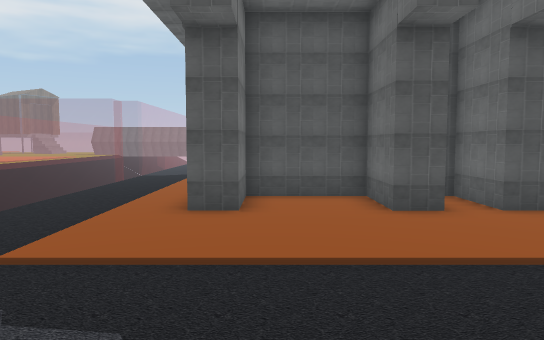
[1] (above)

24 first-person views from a walk through a 3-D level made in the Unity game engine. The camera is 1.4 m above the floor, tilts 4° down and sees 70° across. The floor is counted in squares, 1 m on a side. Each view is taken from the middle of a square. On the plan, view 1 faces up. The plan holds only what a view shows up to about 16 squares ahead; the rest is blank. The place goes on beyond the plan. The player is left out. Some animated figures are not drawn. Some surface patterns are stand-ins.

[2]
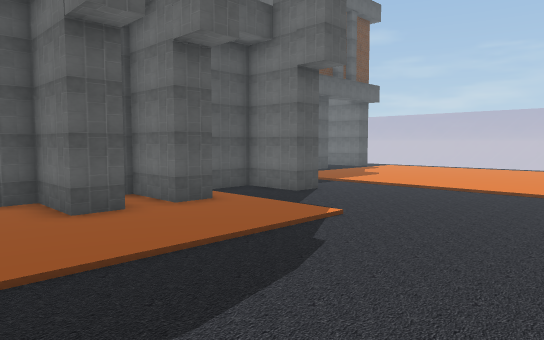

[3]
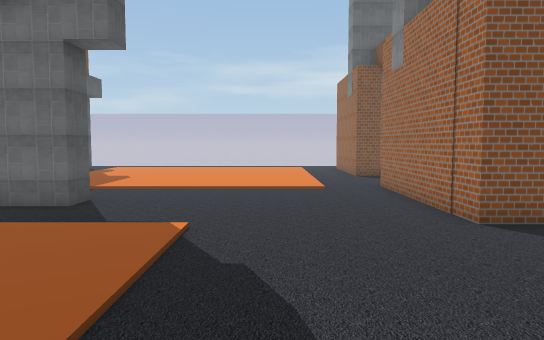

[4]
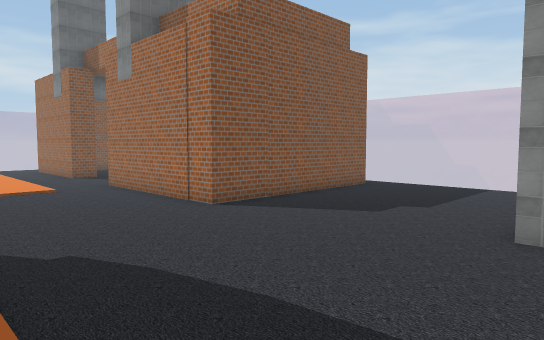

[5]
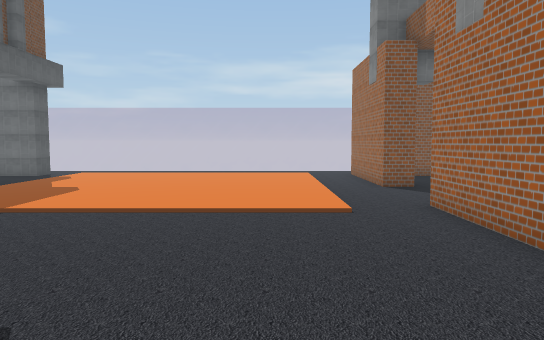

[6]
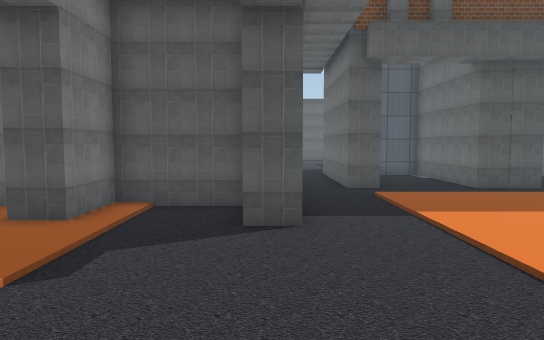

[7]
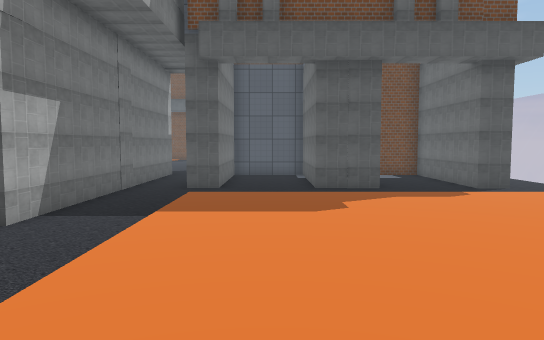

[8]
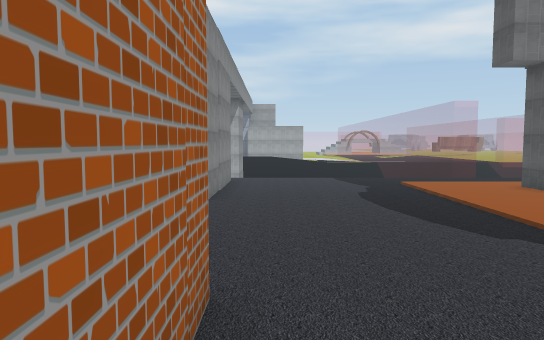

[9]
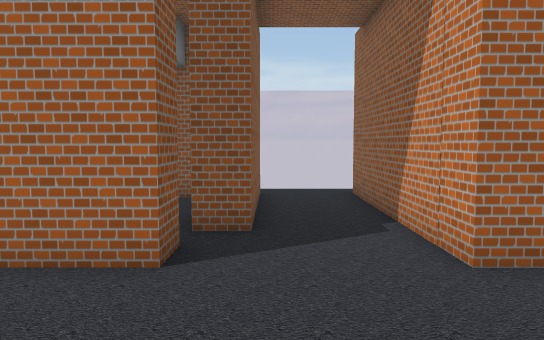

[10]
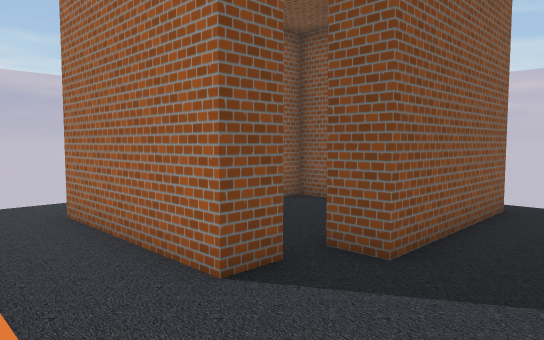

[11]
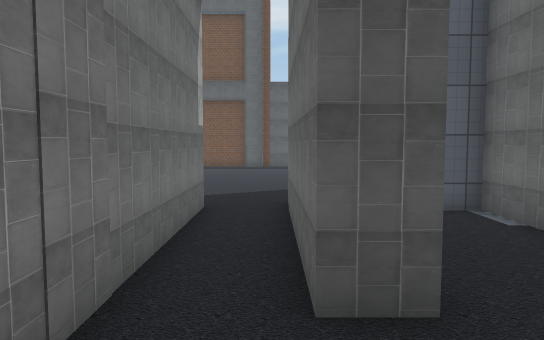

[12]
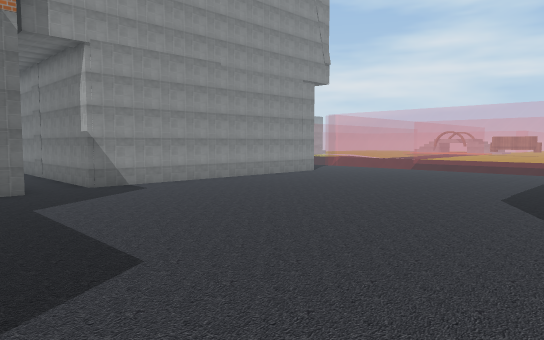

[13]
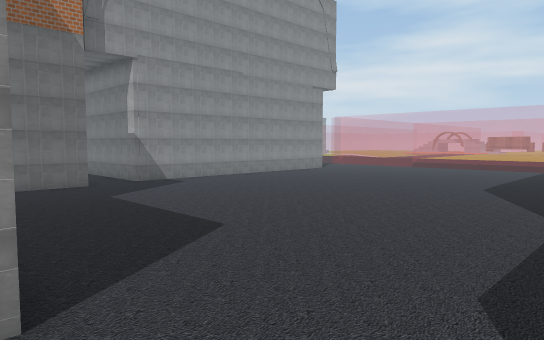

[14]
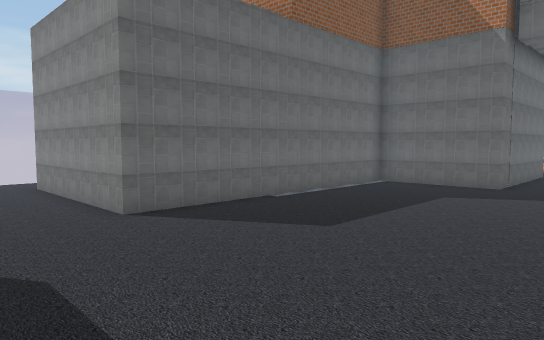

[15]
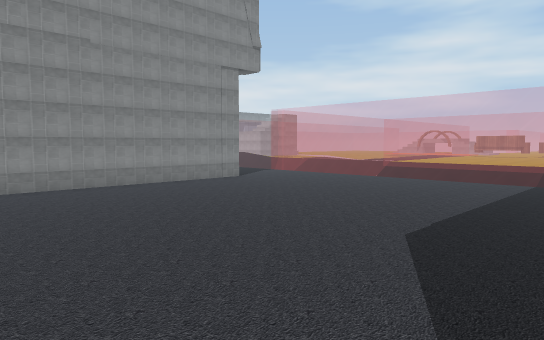

[16]
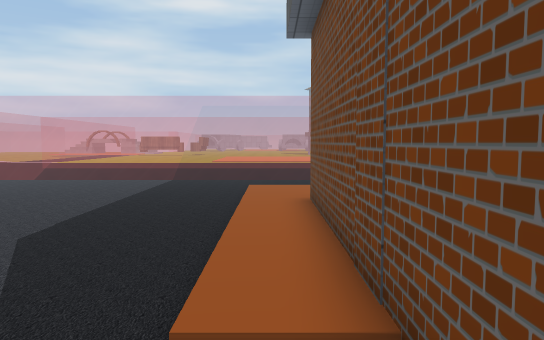

[17]
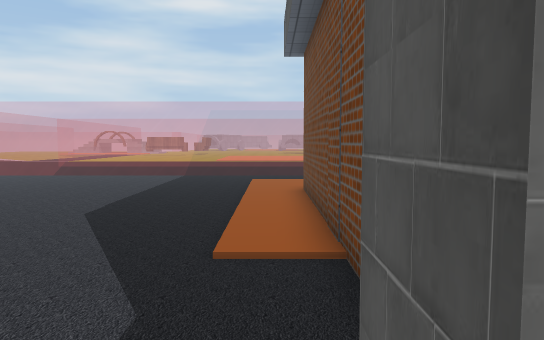

[18]
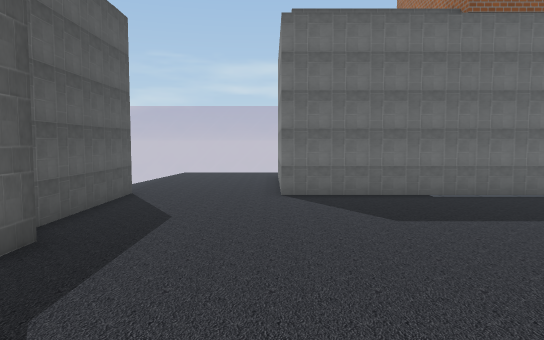

[19]
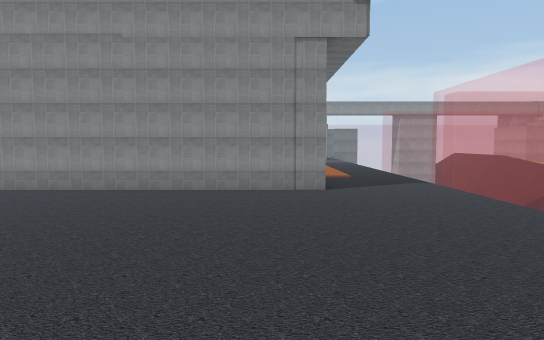

[20]
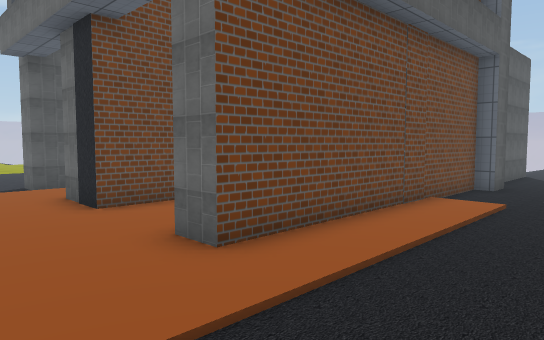

[21]
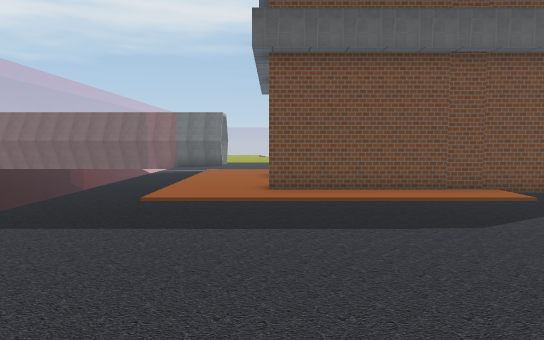

[22]
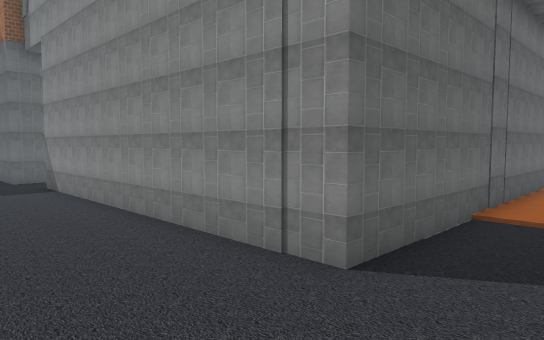

[23]
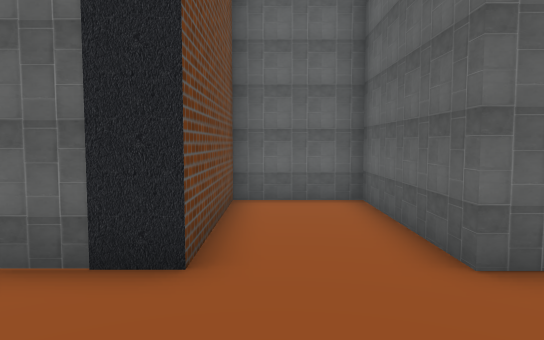

[24]
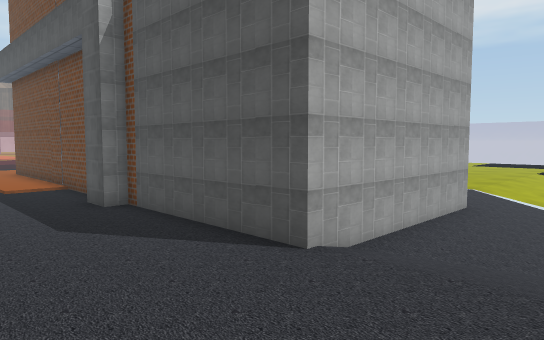

### Floor plan
Key: @ floor where view 1 was taken; # wall or solid block; . main floor; - floor 0.5 m lower than the main floor; : floor 4.75 m higher than the main floor; / step, stairs or slope; = window, fence, low wall or low ledge; ≈ water the walk keeps out of.
Columns run from 7 left of view 1 to 21 right of it. Each row starts with its distance up from view 1.
 38  =.....#               #-
 37  =.....######          #-/
 36  =..........#          #-/
 35  =..........#          #-/
 34  =.....######          #////
 33  =.....#################.....
 32  =...........................
 31  =...........................
 30  =...........................
 29  =...........................
 28  =.....................######
 27  =.....................#
 26  =.....................#
 25  =.....................#
 24  =.....................#
 23  =.....................#
 22  =.....................#
 21  =.....................#
 20  =.....................#
 19  =.................#####
 18  =....###########..#  ##
 17  =....#         #..#...#  ..#
 16 ==....#         #..#...# ...#
 15   ....#         #..#...# ...#
 14   ....#         #..#...# ...#
 13   ....#         #......##...#
 12   ....#         #............
 11   ....#         #............
 10   ....###########...........
  9  ≈....#...#.#...#...........
  8  =....#...#.#...#...........
  7   ..........................
  6   ..........................
  5   ..........................
  4   ..........................
  3   ..........................
  2   ..........................
  1   ...........................
  0   .....@.....................
 -1   ............######....#####
 -2        :......#    #......
 -3         ......#    #...#...
 -4         ......#    #...#...
 -5         ......#    #...#....
 -6         ......#    #...#....#
 -7          .....#    #...######
 -8          ......     ...
 -9           =====     ===
-10           ====      ===

Where each view was taken, in squares from view 1:
view 1: 0 up, 0 right, facing up
view 2: 0 up, 0 right, facing up-right
view 3: 3 up, 0 right, facing right
view 4: 5 up, 1 left, facing down-right
view 5: 3 up, 4 right, facing right
view 6: 1 up, 9 right, facing up
view 7: 1 up, 14 right, facing up
view 8: 0 up, 10 right, facing left
view 9: 4 up, 15 right, facing down
view 10: 2 up, 13 right, facing down-right
view 11: 10 up, 11 right, facing up
view 12: 31 up, 14 right, facing down-left
view 13: 32 up, 16 right, facing down-left
view 14: 32 up, 8 right, facing down-right
view 15: 31 up, 9 right, facing down-left
view 16: 32 up, 9 right, facing left
view 17: 32 up, 11 right, facing left
view 18: 29 up, 5 right, facing right
view 19: 30 up, 0 right, facing down
view 20: 29 up, 3 left, facing up-right
view 21: 22 up, 0 right, facing up
view 22: 22 up, 4 left, facing down-right
view 23: 36 up, 4 left, facing right
view 24: 29 up, 19 right, facing up-left
